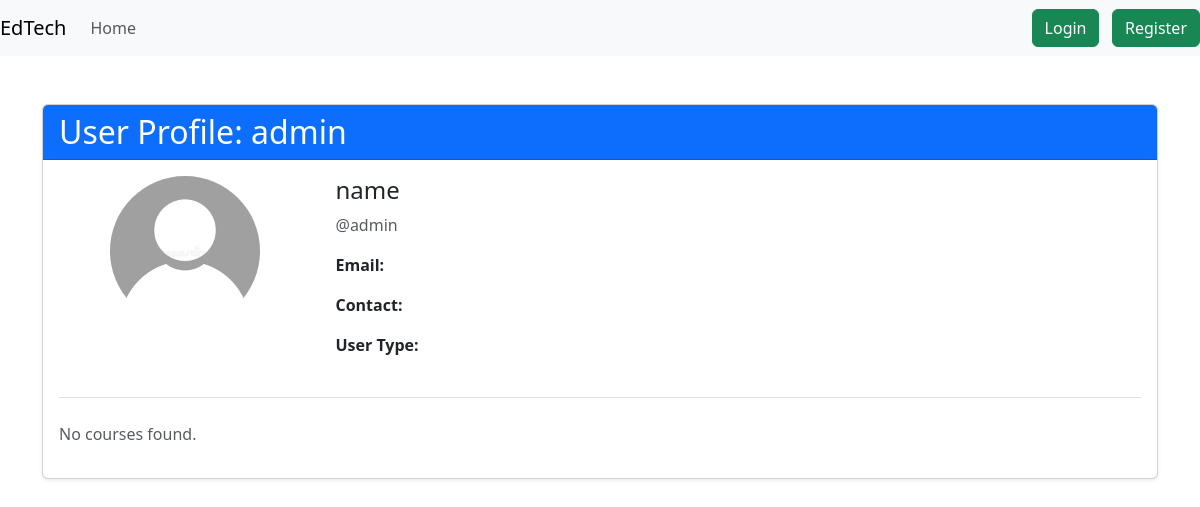
Before: /accounts/user/1/ with the older database file.
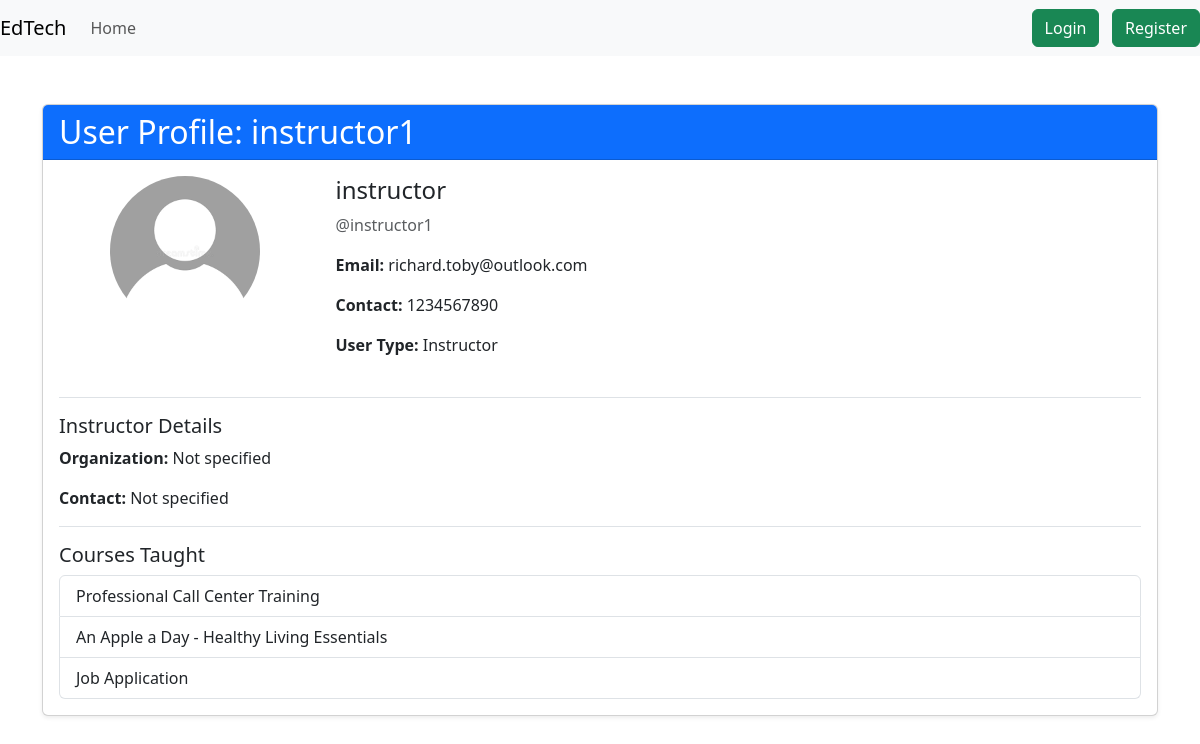
After: the same page with the newer database file.
### accounts/models.py (models this page shows)
class User(AbstractUser):
    name = models.CharField(max_length=70, default='name')
    contact = models.CharField(max_length=13)
    user_type = models.CharField(
        max_length=1,
        choices=(
            ('I', "Instructor"),
            ('S', "Student"),
        ),
    )
    def get_profile_photo_url(self):
        if (
            self.user_type == 'S'
            and hasattr(self, 'studentprofile')
            and self.studentprofile.profile_photo
        ):
            return self.studentprofile.profile_photo.url
        elif (
            self.user_type == 'I'
            and hasattr(self, 'instructorprofile')
            and self.instructorprofile.profile_photo
        ):
            return self.instructorprofile.profile_photo.url
        return '/static/images/default_pfp.png'

class InstructorProfile(models.Model):
    user = models.OneToOneField(User, on_delete=models.CASCADE)
    organization_name = models.CharField(max_length=100)
    contact = models.CharField(max_length=13)
    profile_photo = models.ImageField(
        upload_to=get_profile_photo_path,
        blank=True,
        null=True,
    )

### courses/models.py (models this page shows, shortened)
class Course(models.Model):
    instructor = models.ForeignKey(User, on_delete=models.CASCADE)
    title = models.CharField(max_length=200)
    description = models.TextField()
    category = models.CharField(max_length=100)
    price = models.DecimalField(max_digits=10, decimal_places=2)
    start_date = models.DateField()
    end_date = models.DateField()
    created_at = models.DateTimeField(auto_now_add=True)
    image = models.ImageField(upload_to='course_images/', blank=True, null=True)

### accounts/views.py (the view)
# urls.py: path('user/<int:user_id>/', views.user_profile_view, name='user_profile'),
def user_profile_view(request, user_id):
    user_obj = get_object_or_404(User, id=user_id)
    profile = None
    if user_obj.user_type == 'S':
        profile = StudentProfile.objects.filter(user=user_obj).first()
    elif user_obj.user_type == 'I':
        profile = InstructorProfile.objects.filter(user=user_obj).first()
    user_courses = None
    if user_obj.user_type == 'I':
        user_courses = Course.objects.filter(instructor=user_obj)
    elif user_obj.user_type == 'S':
        user_courses = Enrollment.objects.filter(student=user_obj)
    context = {
        'user_obj': user_obj,
        'profile': profile,
        'user_courses': user_courses,
    }
    return render(request, 'accounts/user_profile.html', context)

### accounts/templates/accounts/user_profile.html
{% extends 'base.html' %}
{% block main %}
<div class="container mt-5">
    <div class="card shadow-sm">
        <div class="card-header bg-primary text-white">
            <h2 class="mb-0">User Profile: {{ user_obj.username }}</h2>
        </div>
        <div class="card-body">
            <div class="row mb-4">
                <div class="col-md-3 text-center">
                    <img src="{{ user_obj.get_profile_photo_url }}" class="rounded-circle mb-3" width="150" height="150" alt="Profile Photo">
                </div>
                <div class="col-md-9">
                    <h4>{{ user_obj.name }}</h4>
                    <p class="text-muted">@{{ user_obj.username }}</p>
                    <p><strong>Email:</strong> {{ user_obj.email }}</p>
                    <p><strong>Contact:</strong> {{ user_obj.contact }}</p>
                    <p><strong>User Type:</strong>
                        {% if user_obj.user_type == 'S' %}Student
                        {% elif user_obj.user_type == 'I' %}Instructor
                        {% endif %}
                    </p>
                </div>
            </div>
            {% if user_obj.user_type == 'S' and profile %}
            <div class="border-top pt-3">
                <h5>Student Details</h5>
                <p><strong>Education:</strong> {{ profile.educations|default:"Not specified" }}</p>
                <p><strong>Skills:</strong> {{ profile.skills|default:"Not specified" }}</p>
                <p><strong>Experience:</strong> {{ profile.experience|default:"Not specified" }}</p>
                {% if profile.resume %}
                <p><strong>Resume:</strong> <a href="{{ profile.resume.url }}" target="_blank" class="btn btn-sm btn-info">View Resume</a></p>
                {% endif %}
            </div>
            {% elif user_obj.user_type == 'I' and profile %}
            <div class="border-top pt-3">
                <h5>Instructor Details</h5>
                <p><strong>Organization:</strong> {{ profile.organization_name|default:"Not specified" }}</p>
                <p><strong>Contact:</strong> {{ profile.contact|default:"Not specified" }}</p>
            </div>
            {% endif %}
            <div class="border-top pt-3">
                <h5>
                    {% if user_obj.user_type == 'I' %}Courses Taught
                    {% elif user_obj.user_type == 'S' %}Courses Enrolled
                    {% endif %}
                </h5>
                {% if user_courses %}
                    <div class="list-group">
                    {% for item in user_courses %}
                        {% if user_obj.user_type == 'I' %}
                        <a href="{% url 'course_detail' item.id %}" class="list-group-item list-group-item-action">
                            {{ item.title }}
                        </a>
                        {% elif user_obj.user_type == 'S' %}
                        <a href="{% url 'course_detail' item.course.id %}" class="list-group-item list-group-item-action">
                            {{ item.course.title }} (by {{ item.course.instructor.username }})
                        </a>
                        {% endif %}
                    {% endfor %}
                    </div>
                {% else %}
                    <p class="text-muted">No courses found.</p>
                {% endif %}
            </div>
        </div>
    </div>
</div>
{% endblock %}

Changed rows visible on the page:
changed User: username "admin" → "instructor1"; name "name" → "instructor"; email (not shown) → "richard.toby@outlook.com"; contact (not shown) → "1234567890"; user_type empty → "I" (drawn)
now on this page (row edited): InstructorProfile: organization_name "Not specified", contact "Not specified"
now on this page (row edited): Course: title "Professional Call Center Training"
now on this page (row edited): Course: title "An Apple a Day - Healthy Living Essentials"
now on this page (row edited): Course: title "Job Application"
Other visible differences:
text no longer shown: "No courses found."
text now shown: "Instructor Instructor Details Organization: Contact: Courses Taught"
